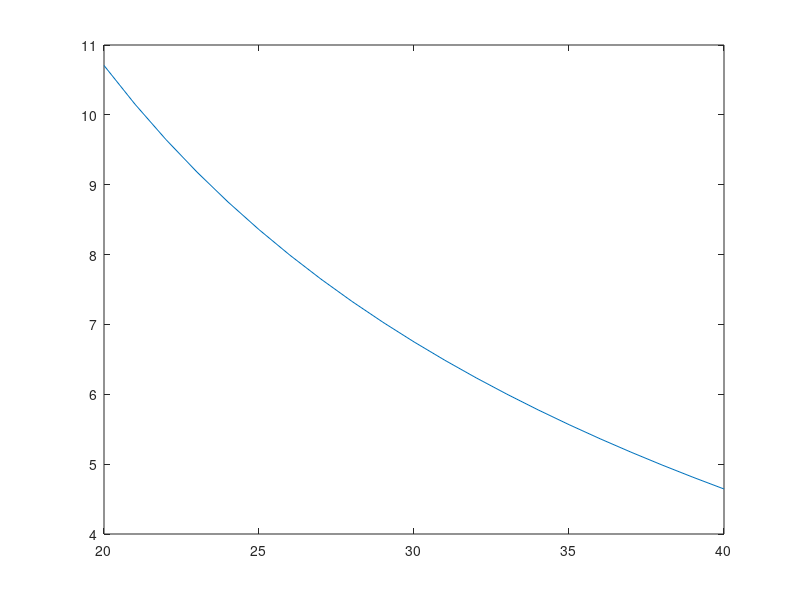
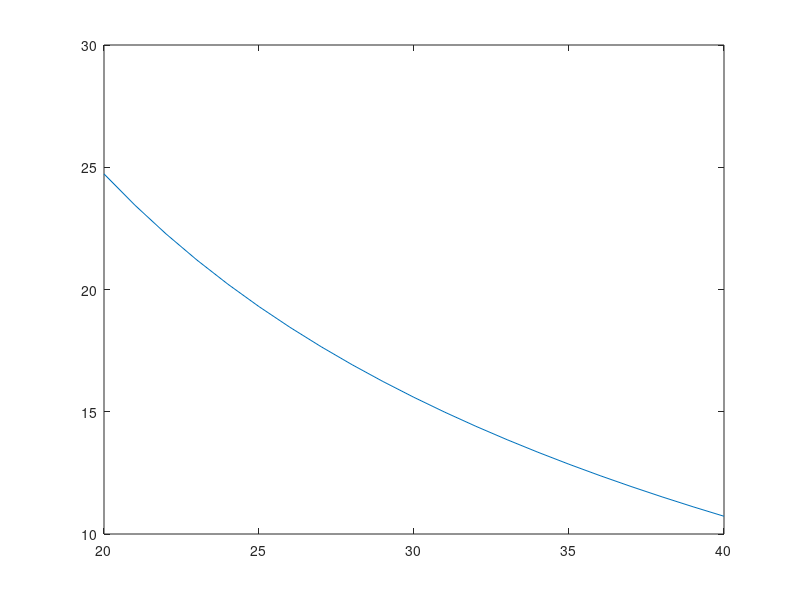
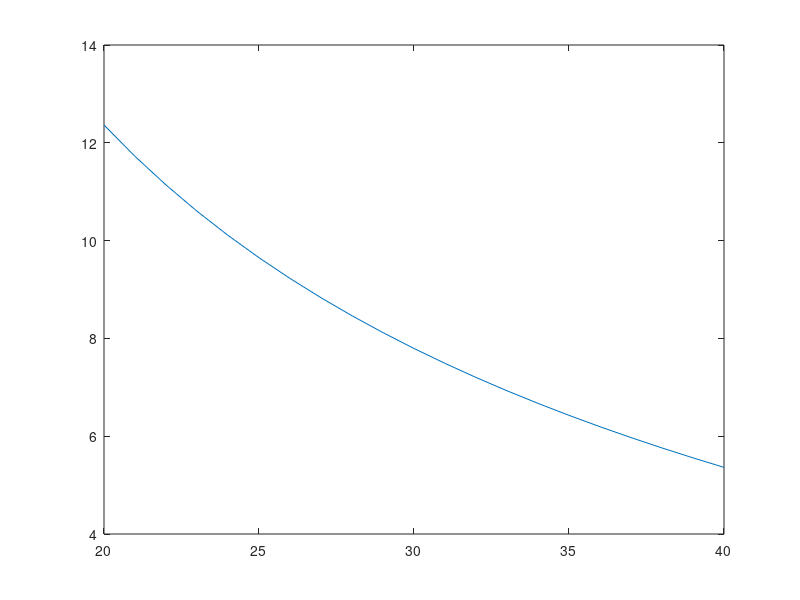

These figures' MATLAB source, in order:
clc
clear all
close all

shield_angle = 20:40;

%Tri/staggered configuration with 1 shield wire
for i = 1:length(shield_angle)
    height(i) = 3.8971/tand(shield_angle(i));
end

figure
plot(shield_angle,height)

%FLAT CONFIGURATION WILL NEED NEW ELECTRICAL FORMULAS! DONT USE
%Flat configuration with 1 shield wire
for i = 1:length(shield_angle)
    height(i) = 9/tand(shield_angle(i));
end

figure
plot(shield_angle,height)


%Flat configuration with two shield wires
for i = 1:length(shield_angle)
    height(i) = 4.5/tand(shield_angle(i));
end

figure
plot(shield_angle,height)